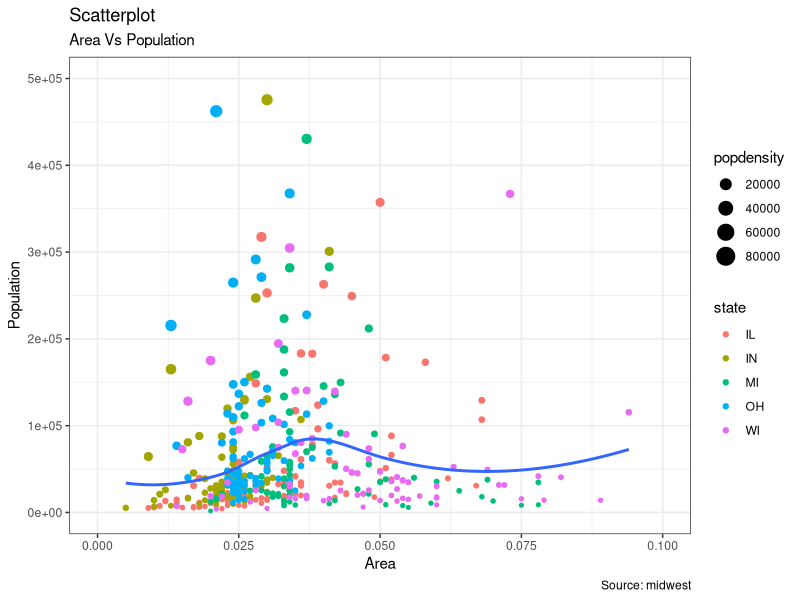
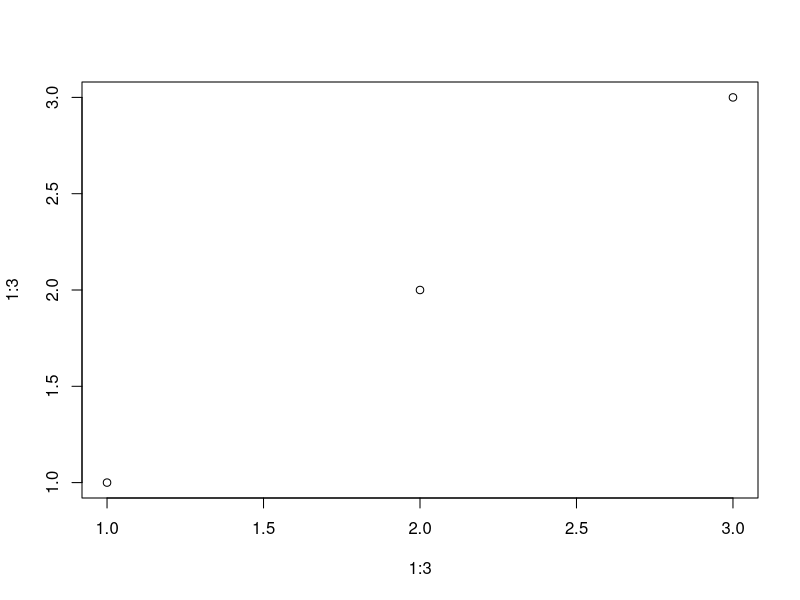

Recreate these plots in R, in order.
## ---- chunk 1
knitr::opts_chunk$set(echo = TRUE)
## ---- chunk 2
# heloo world
getwd()
library(ggplot2)
theme_set(theme_bw())  # pre-set the bw theme.
data("midwest", package = "ggplot2")
# midwest <- read.csv("http://goo.gl/G1K41K")  # bkup data source

# Scatterplot
gg <- ggplot(midwest, aes(x=area, y=poptotal)) + 
  geom_point(aes(col=state, size=popdensity)) + 
  geom_smooth(method="loess", se=F) + 
  xlim(c(0, 0.1)) + 
  ylim(c(0, 500000)) + 
  labs(subtitle="Area Vs Population", 
       y="Population", 
       x="Area", 
       title="Scatterplot", 
       caption = "Source: midwest")

plot(gg)
## ---- chunk 3
plot(1:3, 1:3)
